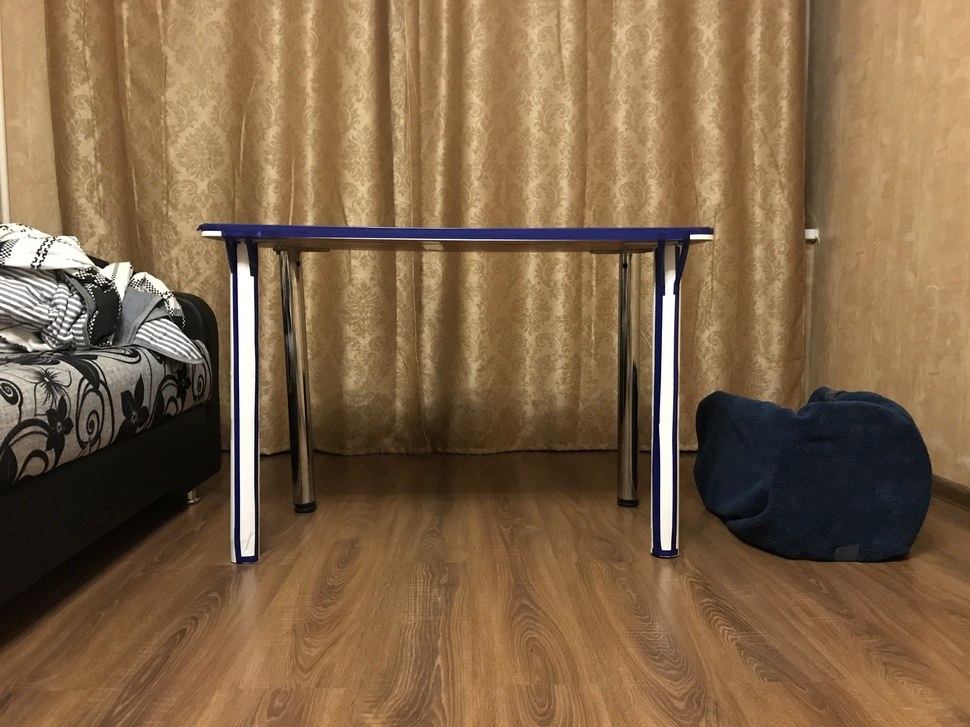
#> input picture DataSet/IMG_9844.JPG, 970 x 727 px, shrunk from 4032 x 3024 before the run, found by its file name
$ jupyter execute BigLab.ipynb   (older library calls are emulated)
#> lines starting #> are read from the running program, lines starting #| are printed output that depends on the picture; after the words box and inside, x2 and y2 are one past the last pixel; in counts of white or black regions, pixels touching at a corner belong together; long printed decimals are rounded
[cell 1]
import numpy as np
import cv2
from matplotlib import pyplot as plt

from skimage.color import label2rgb
from skimage import measure
from imageio import imread, imsave
from PIL import Image

from skimage.morphology import binary_opening, binary_closing
from scipy.ndimage.morphology import binary_fill_holes
from skimage.feature import canny

[cell 2]
# BAD Answer - 59, 47, 58, 60, 61
# OK Answer - 37, 39, 40, 42, 44, 45, 46, 48, 49, 50, 51, 52, 53, 54, 55, 56, 57, 61

[cell 3]
# Загрузим фотографию и удем искать наши объекты с помощью методов определения границ по цвету
# Так как стул обернут в синюю ткань, а внешний вид стола был подвергнут маодернизации
# ввиду проблем с нахождением границ такими методами как Canny или Хаффа
# Мы будем искать на изображении оттенки синего в диапазоне этого цвета

image = cv2.imread('./dataset/IMG_9844.jpg')
#> image is the input picture: shape (727, 970, 3); mean B, G, R 71.7, 101.6, 128.6
fig, ax = plt.subplots(1, 3, figsize=(15, 6))

image_2 = cv2.cvtColor(image, cv2.COLOR_BGR2RGB)

hsv_image = cv2.cvtColor(image_2, cv2.COLOR_RGB2HSV)
#> hsv_image: shape (727, 970, 3); mean H, S, V 23.2, 120.4, 129.9
light_blue = (82, 25, 0)                                            # Нижняя граница синего цвета в палитре HSV
dark_blue = (161, 255, 255)                                         # Верхняя граница синего цвета в палитре HSV
mask_blue = cv2.inRange(hsv_image, light_blue, dark_blue)
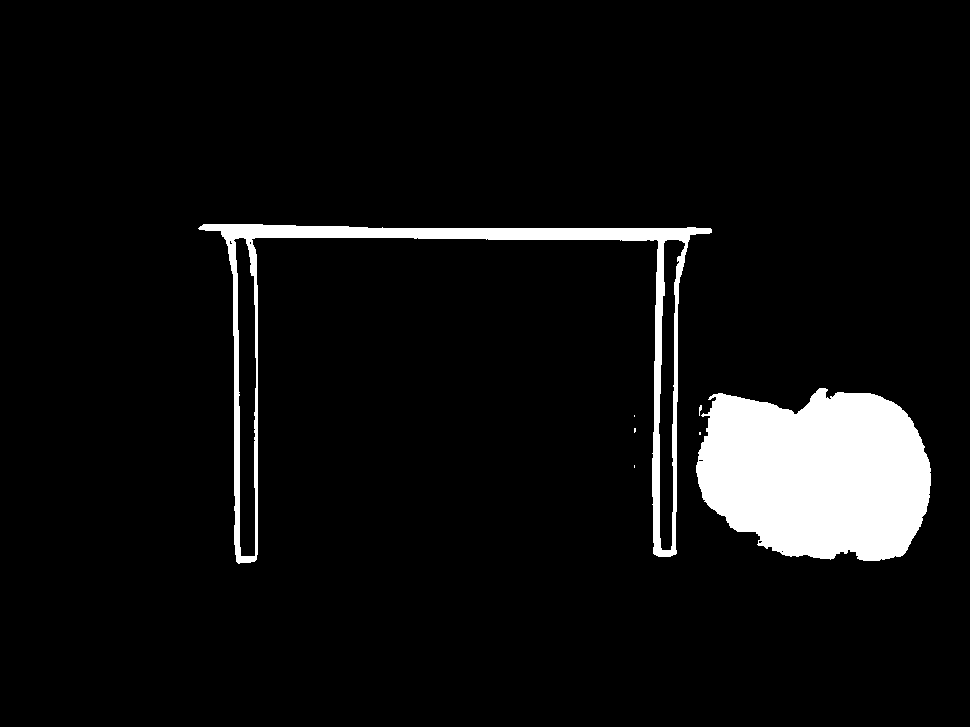
#> mask_blue: shape (727, 970); 6.4% white; 7 white regions (4 under 20 px), largest, box (x1, y1, x2, y2) and area: (696, 388, 931, 561) 32260, (198, 224, 712, 564) 12723, (699, 405, 702, 416) 20
result_blue = cv2.bitwise_and(image, image_2, mask=mask_blue)
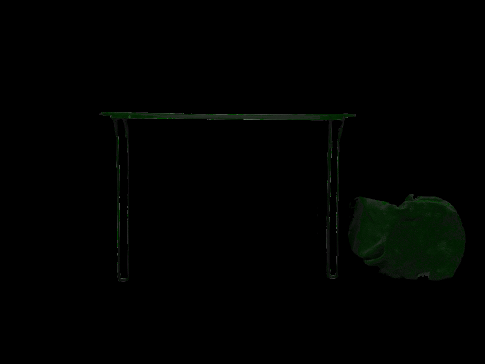
#> result_blue: shape (727, 970, 3) (shown at 1/2 size); mean B, G, R 0.8, 1.9, 0.8

ax[0].imshow(image)
ax[1].imshow(image_2)
ax[2].imshow(hsv_image)
fig1, ax1 = plt.subplots(1, 2, figsize=(15, 6))
ax1[0].imshow(mask_blue, cmap="gray")
ax1[1].imshow(result_blue)
isWritten = cv2.imwrite('./dataset/work_image.jpg', mask_blue)

[cell 4]
# Полученное изображение контуров белого цвета на черном фоне пропускаем через Canny и находим границы наших объектов

binary_img = binary_closing(canny(mask_blue, sigma=0.8), selem=np.ones((10, 10))) #1;6
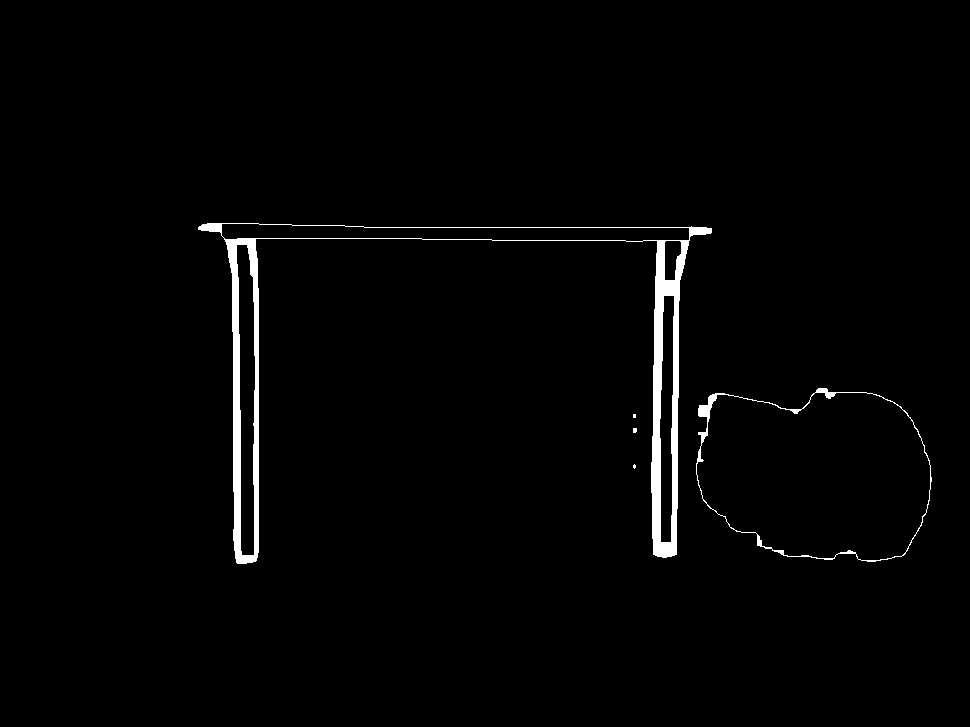
#> binary_img: shape (727, 970) bool; 1.7% white; 5 white regions (3 under 20 px), largest, box (x1, y1, x2, y2) and area: (198, 223, 712, 564) 10681, (696, 388, 932, 562) 1294
img_segment = binary_fill_holes(binary_img)
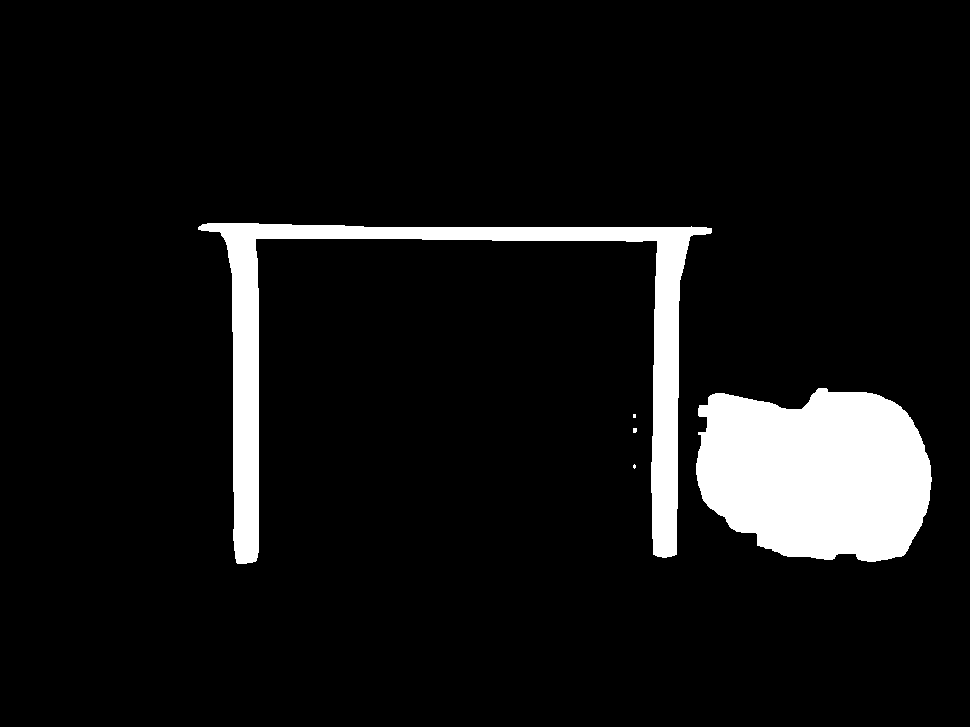
#> img_segment: shape (727, 970) bool; 8% white; 5 white regions (3 under 20 px), largest, box (x1, y1, x2, y2) and area: (696, 388, 932, 562) 32978, (198, 223, 712, 564) 23465
mask_img = binary_opening(img_segment, selem=np.ones((16, 16)))#35;25
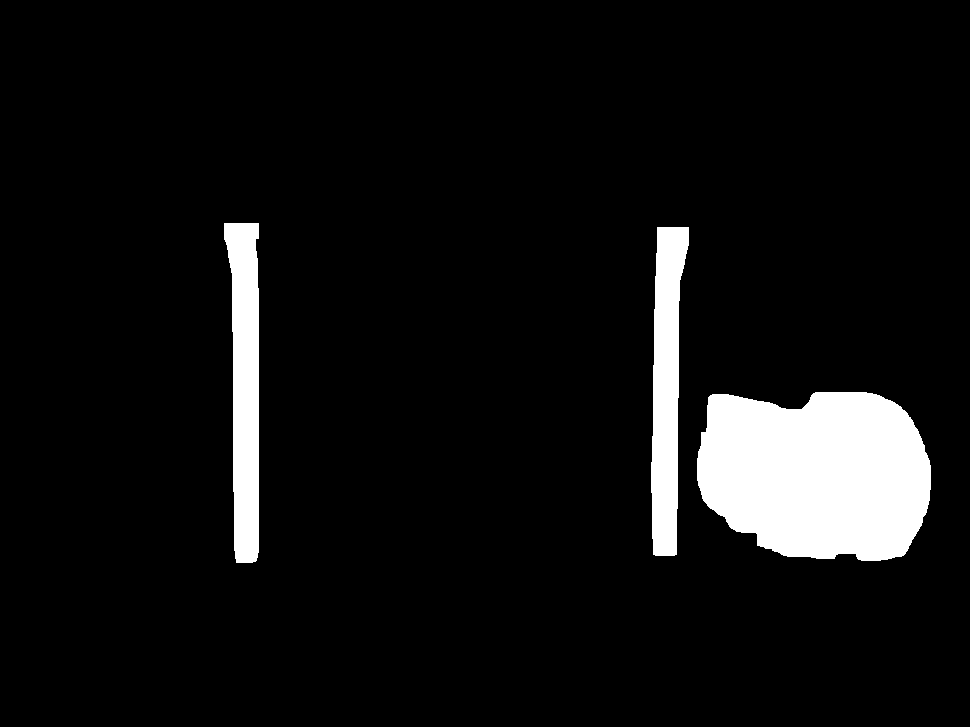
#> mask_img: shape (727, 970) bool; 7.1% white; 3 white regions, box (x1, y1, x2, y2) and area: (697, 392, 931, 561) 32776, (224, 223, 259, 563) 9017, (651, 227, 689, 556) 8587


img3 = label2rgb(mask_img, image=mask_blue)
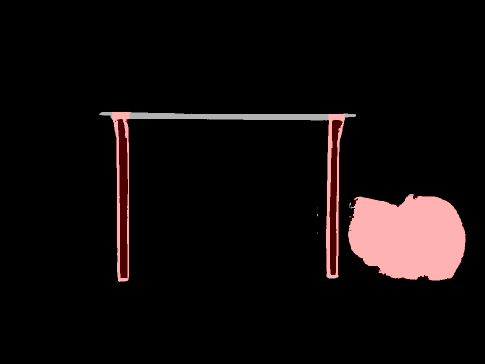
#> img3: shape (727, 970, 3) float64 (shown at 1/2 size); mean R, G, B 0.0661, 0.0447, 0.0447

plt.imshow(img3)

# Находим контуры
contours_img = measure.find_contours(mask_img, 0.8)
#> contours_img = 3 point arrays, longest 847 points


# Отображаем для наглядности
fig, ax = plt.subplots()
ax.imshow(mask_img, cmap=plt.cm.gray)

for contour in contours_img:
    ax.plot(contour[:, 1], contour[:, 0], linewidth=2)
#> this loop made 3 passes

plt.show()
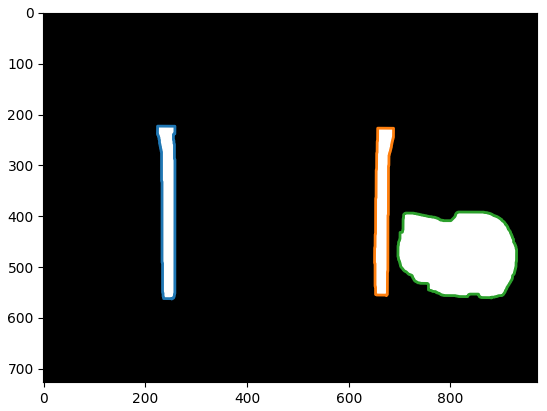
#> figure drawn by matplotlib, 1 panel

[cell 5]
# Метод для нахождения левой, правой, верхней и нижней точки, а также для нахождения ширины и высоты объектов
def find_square(contour):
    max_x = contour[0]
    max_y = contour[0]
    min_x = contour[0]
    min_y= contour[0]
    for i in range(len(contour)):
        pair = contour[i]
        if max_x[1] < pair[1]:
            max_x = pair
        if min_x[1] > pair[1]:
            min_x = pair
        if min_y[0] < pair[0]:
            min_y = pair
        if max_y[0] > pair[0]:
            max_y = pair


    if(max_y[1] < min_x[1]):
        min_x[1] = max_y[1]


    width = max_x[1] - min_x[1]
    height = min_y[0] - max_y[0]

    return round(width * height), max_x, min_x, max_y, min_y, width, height

[cell 6]
# Так как стул обернут в ткань, он заведомо имеет большую площадь нежели стол, поэтому будем считать,
# что площадь стола всегда больше и определим контур этого объекта как первый и найдем все необходимые нам составляющие
max_square = 0
for i in range(len(contours_img)):
    t,x1,x2,y1,y2, width, height = find_square(contours_img[i])
    if(t > max_square):
        ind = i
        max_square = t
        x_max = x1
        x_min = x2
        y_max = y1
        y_min = y2
        width_1 = width
        height_1 = height
#> this loop made 3 passes
#> (width, height, t, max_square, x_max, x_min, y_max, y_min) on passes 1 to 3: (34.4, 339.4, 11675, 11675, [223, 258.2], [239, 223.8], [222.8, 224], [562.2, 252]), (37.4, 328.4, 12282, 12282, [227, 688.2], [492, 650.8], [226.8, 657], [555.2, 674]), (233.4, 168.4, 39305, 39305, [465, 930.2], [480, 696.8], [391.8, 815], [560.2, 880])
#> after the loop, height_1 = 168.4; ind = 2; max_square = 39305; width_1 = 233.4

print(max_square)
#| 39305
print(ind)
#| 2
print(x_max, x_min, y_max, y_min, width_1, height_1)
#| [465.  930.2] [480.  696.8] [391.8 815. ] [560.2 880. ] 233.400 168.400

[cell 7]
# Находим все необходимое для стола
max_square2 = 0
for i in range(len(contours_img)):
    t,x1,x2,y1,y2, width, height = find_square(contours_img[i])
    if((t > max_square2) and (i != ind)):
        ind2 = i
        max_square2 = t
        x_max2 = x1
        x_min2 = x2
        y_max2 = y1
        y_min2 = y2
        width_2 = width
        height_2 = height
#> this loop made 3 passes
#> (width, height, t, ind2, max_square2, x_max2, x_min2, y_max2) on passes 1 to 2: (34.4, 339.4, 11675, 0, 11675, [223, 258.2], [239, 223.8], [222.8, 224]), (37.4, 328.4, 12282, 1, 12282, [227, 688.2], [492, 650.8], [226.8, 657])
#> after the loop, height_2 = 328.4; ind2 = 1; max_square2 = 12282; width_2 = 37.4

print(max_square2)
#| 12282
print(ind2)
#| 1
print(x_max2, x_min2, y_max2, y_min2, width_2, height_2)
#| [227.  688.2] [492.  650.8] [226.8 657. ] [555.2 674. ] 37.400 328.400

[cell 8]
# Изобразим наши объекты и их крайние точки
fig, ax = plt.subplots()
ax.imshow(mask_img, cmap=plt.cm.gray)
if(max_square > max_square2):
    contour_1 = contours_img[ind2]
#> contour_1 = 735 pairs, first value 226.8 to 555.2, second value 650.8 to 688.2
    contour_2 = contours_img[ind]
#> contour_2 = 847 pairs, first value 391.8 to 560.2, second value 696.8 to 930.2
    cont = contour_2
#> cont has the same summary as contour_2
    t = x_max
#> t = [465, 930.2]
    x_max = x_max2
#> x_max = [227, 688.2]
    x_max2 = t
#> x_max2 = [465, 930.2]
    t = y_max
#> t = [391.8, 815]
    y_max = y_max2
#> y_max = [226.8, 657]
    y_max2 = t
#> y_max2 = [391.8, 815]
    t = x_min
#> t = [480, 696.8]
    x_min = x_min2
#> x_min = [492, 650.8]
    x_min2 = t
#> x_min2 = [480, 696.8]
    t = y_min
#> t = [560.2, 880]
    y_min = y_min2
#> y_min = [555.2, 674]
    y_min2 = t
#> y_min2 = [560.2, 880]

    t = width_1
#> t = 233.4
    width_1 = width_2
#> width_1 = 37.4
    width_2 = t
#> width_2 = 233.4

    t = height_1
#> t = 168.4
    height_1 = height_2
#> height_1 = 328.4
    height_2 = t
#> height_2 = 168.4
else:
    contour_1 = contours_img[ind]
    contour_2 = contours_img[ind2]
    cont = contour_1

ax.plot(contour_1[:, 1], contour_1[:, 0], linewidth=2)

ax.plot(contour_2[:, 1], contour_2[:, 0], linewidth=2)

ax.plot(x_max[1], x_max[0], 'bo') # --> самая правая
ax.plot(x_min[1], x_min[0], 'yo') # --> самая левая
ax.plot(y_max[1], y_max[0], 'ro') # --> самая верхняя
ax.plot(y_min[1], y_min[0], 'go') # --> самая нижнаяя

ax.plot(x_max2[1], x_max2[0], 'bo') # --> самая правая
ax.plot(x_min2[1], x_min2[0], 'yo') # --> самая левая
ax.plot(y_max2[1], y_max2[0], 'ro') # --> самая верхняя
ax.plot(y_min2[1], y_min2[0], 'go') # --> самая нижнаяя

plt.show()
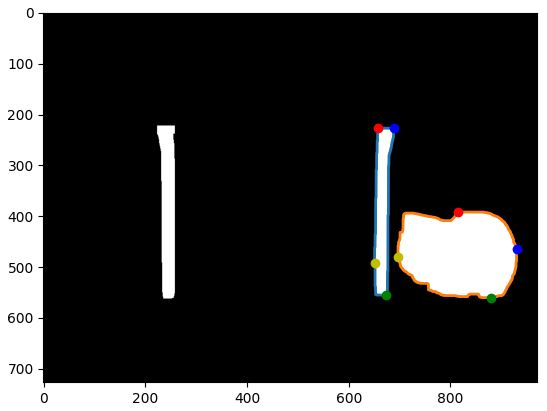
#> figure drawn by matplotlib, 1 panel

[cell 9]
# Проверяем не находится ли стул над столом и если так, то выдаем ошибку

if(y_min[0] < y_max2[0]):
    print("ERROR: table is stay under the cheir")

[cell 10]
# Для того, чтобы далее определить внутренние точки для левой и правой ножек стола
# найдем среднюю точку нашего контура

x_med = [y_max2[0] ,round(x_min2[1] + (x_max2[1] - x_min2[1])/2)]
#> x_med = [391.8, 814]
print(x_med)
#| [391.8, 814]

[cell 11]
fig, ax = plt.subplots()
ax.imshow(mask_img, cmap=plt.cm.gray)
ax.plot(contour_1[:, 1], contour_1[:, 0], linewidth=2)

ax.plot(contour_2[:, 1], contour_2[:, 0], linewidth=2)

ax.plot(x_max[1], x_max[0], 'bo') # --> самая правая
ax.plot(x_min[1], x_min[0], 'yo') # --> самая левая
ax.plot(y_max[1], y_max[0], 'ro') # --> самая верхняя
ax.plot(y_min[1], y_min[0], 'go') # --> самая нижнаяя

ax.plot(x_max2[1], x_max2[0], 'bo') # --> самая правая
ax.plot(x_min2[1], x_min2[0], 'yo') # --> самая левая
ax.plot(y_max2[1], y_max2[0], 'ro') # --> самая верхняя
ax.plot(y_min2[1], y_min2[0], 'go') # --> самая нижнаяя


plt.show()

[cell 12]
# Данный мето нужен, чтобы опрелелить точку, отвечающую за нижнюю точку столешницы стола

def find_dot(contour):
    for i in range(len(contour)):
        pair = contour[i]
        if(pair[1] == x_med[1]):
            print(pair)
            return pair
#> this loop made 80 passes
#> pair on passes 1 to 8: [560.2, 880], [560.2, 879], [560.2, 878], [560.2, 877], [560.2, 876], [560.2, 875], [560.2, 874], [560.2, 873]
#> (printed output is left out)

[cell 13]
# Находим нижнюю точку столешницы стола

dot = find_dot(cont)
#> dot = [557.2, 814]

# Находим высоту пространства под столешницей (от самой нижней точки стола, до столешницы)

height_table = round(y_min2[0] - y_max2[0] - (dot[0] - x_med[0]))
#> height_table = 3
print(height_table)
#| 3

[cell 14]
# Данный метод необходим для нахождения самой правой точки ЛЕВОЙ ножки стола

def find_left_leg(contour, dot):
    dot[0]+=50;
    print(dot)
#| [607.2 814. ]
    dots = []

    for i in range(len(contour)):
        pair = contour[i]
        if((pair[0] > dot[0] + 50) and pair[1] < dot[1]):
            dots.append(pair)
#> this loop made 847 passes
#> after the loop, dots = []

    min_d = x_min2
#> min_d = [480, 696.8]

    for i in range(len(dots)):
        pair = dots[i]
        if(pair[1] > min_d[1]):
            min_d = pair
#> this loop made 0 passes
#| [480.  696.8]

    return min_d

[cell 15]
# Данный метод необходим для нахождения самой левой точки ПРАВОЙ ножки стола

def find_right_leg(contour, dot):
    dots = []
    for i in range(len(contour)):
        pair = contour[i]
        if((pair[0] < dot[0] + 50) or pair[1] < dot[1]):
            continue
        else:
            dots.append(pair)
#> after the loop, dots = []
    min_d = x_max2
#> min_d = [465, 930.2]
    for i in range(len(dots)):
        pair = dots[i]
        if(pair[1] < min_d[1]):
            min_d = pair

    return min_d

[cell 16]
# Правая точка для левой ножки

min_d = find_left_leg(cont, dot)
print(min_d)

# Левая точка для правой ножки
max_d = find_right_leg(cont, dot)
#> max_d = [465, 930.2]
print(max_d)
#| [465.  930.2]

[cell 17]
# Изобразим внутренние точки нашего стола

fig, ax = plt.subplots()
ax.imshow(mask_img, cmap=plt.cm.gray)
ax.plot(contour_1[:, 1], contour_1[:, 0], linewidth=2)

ax.plot(contour_2[:, 1], contour_2[:, 0], linewidth=2)

if(max_square > max_square2):
    ax.plot(x_max[1], x_max[0], 'bo') #max_y --> самая правая (max_x)
    ax.plot(x_min[1], x_min[0], 'yo') #min_y --> самая левая (min_x)
    ax.plot(y_max[1], y_max[0], 'ro') #min_x --> самая верхняя (max_y)
    ax.plot(y_min[1], y_min[0], 'go') #max_x --> самая нижнаяя (min_y)
else:
    ax.plot(x_max2[1], x_max2[0], 'bo') # --> самая правая
    ax.plot(x_min2[1], x_min2[0], 'yo') # --> самая левая
    ax.plot(y_max2[1], y_max2[0], 'ro') # --> самая верхняя
    ax.plot(y_min2[1], y_min2[0], 'go') # --> самая нижнаяя

ax.plot(dot[1], dot[0], 'ro')
ax.plot(min_d[1], min_d[0], 'bo')
ax.plot(max_d[1], max_d[0], 'bo')
plt.show()

[cell 18]
# Посчитаем ширину пространства между ножками стола

width_table = round(max_d[1] - min_d[1])
#> width_table = 233
print(width_table)
#| 233
print(width_1)
#| 37.400
